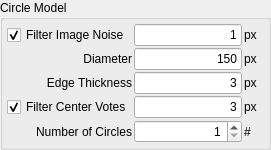
         <widget class="QGroupBox" name="groupBox_6">
          <property name="title">
           <string>Circle Model</string>
          </property>
          <layout class="QGridLayout" name="gridLayout_4" rowstretch="0,0,0,0,0,0,0,0" columnstretch="0,0,0">
           <property name="leftMargin">
            <number>4</number>
           </property>
           <property name="topMargin">
            <number>4</number>
           </property>
           <property name="rightMargin">
            <number>4</number>
           </property>
           <property name="bottomMargin">
            <number>4</number>
           </property>
           <property name="spacing">
            <number>2</number>
           </property>
           <item row="1" column="0">
            <widget class="QCheckBox" name="mCircleModelGaussianFilterCheckBox">
             <property name="text">
              <string>Filter Image Noise</string>
             </property>
             <property name="checked">
              <bool>true</bool>
             </property>
            </widget>
           </item>
           <item row="1" column="1">
            <widget class="QLineEdit" name="mCircleModelGaussianFilterWidthLineEdit">
             <property name="sizePolicy">
              <sizepolicy hsizetype="Preferred" vsizetype="Fixed">
               <horstretch>0</horstretch>
               <verstretch>0</verstretch>
              </sizepolicy>
             </property>
             <property name="text">
              <string>1</string>
             </property>
             <property name="alignment">
              <set>Qt::AlignRight|Qt::AlignTrailing|Qt::AlignVCenter</set>
             </property>
            </widget>
           </item>
           <item row="3" column="0">
            <widget class="QLabel" name="label_24">
             <property name="sizePolicy">
              <sizepolicy hsizetype="Preferred" vsizetype="Preferred">
               <horstretch>0</horstretch>
               <verstretch>0</verstretch>
              </sizepolicy>
             </property>
             <property name="minimumSize">
              <size>
               <width>100</width>
               <height>0</height>
              </size>
             </property>
             <property name="text">
              <string>Edge Thickness</string>
             </property>
             <property name="alignment">
              <set>Qt::AlignRight|Qt::AlignTrailing|Qt::AlignVCenter</set>
             </property>
             <property name="buddy">
              <cstring>mCircleModelLineThicknessLineEdit</cstring>
             </property>
            </widget>
           </item>
           <item row="3" column="1">
            <widget class="QLineEdit" name="mCircleModelLineThicknessLineEdit">
             <property name="sizePolicy">
              <sizepolicy hsizetype="Preferred" vsizetype="Fixed">
               <horstretch>0</horstretch>
               <verstretch>0</verstretch>
              </sizepolicy>
             </property>
             <property name="text">
              <string>3</string>
             </property>
             <property name="alignment">
              <set>Qt::AlignRight|Qt::AlignTrailing|Qt::AlignVCenter</set>
             </property>
            </widget>
           </item>
           <item row="3" column="2">
            <widget class="QLabel" name="label_25">
             <property name="sizePolicy">
              <sizepolicy hsizetype="Preferred" vsizetype="Preferred">
               <horstretch>0</horstretch>
               <verstretch>0</verstretch>
              </sizepolicy>
             </property>
             <property name="minimumSize">
              <size>
               <width>20</width>
               <height>0</height>
              </size>
             </property>
             <property name="maximumSize">
              <size>
               <width>20</width>
               <height>16777215</height>
              </size>
             </property>
             <property name="text">
              <string>px</string>
             </property>
             <property name="buddy">
              <cstring>mCircleModelLineThicknessLineEdit</cstring>
             </property>
            </widget>
           </item>
           <item row="6" column="0">
            <widget class="QCheckBox" name="mCircleModelCenterVotesFilterCheckBox">
             <property name="text">
              <string>Filter Center Votes</string>
             </property>
             <property name="checked">
              <bool>true</bool>
             </property>
            </widget>
           </item>
           <item row="2" column="1">
            <widget class="QLineEdit" name="mCircleModelDiameterLineEdit">
             <property name="sizePolicy">
              <sizepolicy hsizetype="Preferred" vsizetype="Fixed">
               <horstretch>0</horstretch>
               <verstretch>0</verstretch>
              </sizepolicy>
             </property>
             <property name="text">
              <string>150</string>
             </property>
             <property name="alignment">
              <set>Qt::AlignRight|Qt::AlignTrailing|Qt::AlignVCenter</set>
             </property>
            </widget>
           </item>
           <item row="1" column="2">
            <widget class="QLabel" name="label_29">
             <property name="sizePolicy">
              <sizepolicy hsizetype="Preferred" vsizetype="Preferred">
               <horstretch>0</horstretch>
               <verstretch>0</verstretch>
              </sizepolicy>
             </property>
             <property name="minimumSize">
              <size>
               <width>20</width>
               <height>0</height>
              </size>
             </property>
             <property name="maximumSize">
              <size>
               <width>20</width>
               <height>16777215</height>
              </size>
             </property>
             <property name="text">
              <string>px</string>
             </property>
             <property name="buddy">
              <cstring>mCircleModelLineThicknessLineEdit</cstring>
             </property>
            </widget>
           </item>
           <item row="7" column="0">
            <widget class="QLabel" name="label_13">
             <property name="sizePolicy">
              <sizepolicy hsizetype="Preferred" vsizetype="Preferred">
               <horstretch>0</horstretch>
               <verstretch>0</verstretch>
              </sizepolicy>
             </property>
             <property name="minimumSize">
              <size>
               <width>100</width>
               <height>0</height>
              </size>
             </property>
             <property name="text">
              <string>Number of Circles</string>
             </property>
             <property name="alignment">
              <set>Qt::AlignRight|Qt::AlignTrailing|Qt::AlignVCenter</set>
             </property>
             <property name="buddy">
              <cstring>mCameraBitDepthSpinBox</cstring>
             </property>
            </widget>
           </item>
           <item row="2" column="0">
            <widget class="QLabel" name="label_31">
             <property name="sizePolicy">
              <sizepolicy hsizetype="Preferred" vsizetype="Preferred">
               <horstretch>0</horstretch>
               <verstretch>0</verstretch>
              </sizepolicy>
             </property>
             <property name="minimumSize">
              <size>
               <width>100</width>
               <height>0</height>
              </size>
             </property>
             <property name="text">
              <string>Diameter</string>
             </property>
             <property name="alignment">
              <set>Qt::AlignRight|Qt::AlignTrailing|Qt::AlignVCenter</set>
             </property>
             <property name="buddy">
              <cstring>mCircleModelLineThicknessLineEdit</cstring>
             </property>
            </widget>
           </item>
           <item row="6" column="2">
            <widget class="QLabel" name="label_32">
             <property name="sizePolicy">
              <sizepolicy hsizetype="Preferred" vsizetype="Preferred">
               <horstretch>0</horstretch>
               <verstretch>0</verstretch>
              </sizepolicy>
             </property>
             <property name="minimumSize">
              <size>
               <width>20</width>
               <height>0</height>
              </size>
             </property>
             <property name="maximumSize">
              <size>
               <width>20</width>
               <height>16777215</height>
              </size>
             </property>
             <property name="text">
              <string>px</string>
             </property>
             <property name="buddy">
              <cstring>mCircleModelLineThicknessLineEdit</cstring>
             </property>
            </widget>
           </item>
           <item row="6" column="1">
            <widget class="QLineEdit" name="mCircleModelCenterVotesFilterWidthLineEdit">
             <property name="sizePolicy">
              <sizepolicy hsizetype="Preferred" vsizetype="Fixed">
               <horstretch>0</horstretch>
               <verstretch>0</verstretch>
              </sizepolicy>
             </property>
             <property name="text">
              <string>3</string>
             </property>
             <property name="alignment">
              <set>Qt::AlignRight|Qt::AlignTrailing|Qt::AlignVCenter</set>
             </property>
            </widget>
           </item>
           <item row="2" column="2">
            <widget class="QLabel" name="label_30">
             <property name="sizePolicy">
              <sizepolicy hsizetype="Preferred" vsizetype="Preferred">
               <horstretch>0</horstretch>
               <verstretch>0</verstretch>
              </sizepolicy>
             </property>
             <property name="minimumSize">
              <size>
               <width>20</width>
               <height>0</height>
              </size>
             </property>
             <property name="maximumSize">
              <size>
               <width>20</width>
               <height>16777215</height>
              </size>
             </property>
             <property name="text">
              <string>px</string>
             </property>
             <property name="buddy">
              <cstring>mCircleModelLineThicknessLineEdit</cstring>
             </property>
            </widget>
           </item>
           <item row="7" column="1">
            <widget class="QSpinBox" name="mCircleModelNumberOfCirclesSpinBox">
             <property name="sizePolicy">
              <sizepolicy hsizetype="Preferred" vsizetype="Fixed">
               <horstretch>0</horstretch>
               <verstretch>0</verstretch>
              </sizepolicy>
             </property>
             <property name="alignment">
              <set>Qt::AlignRight|Qt::AlignTrailing|Qt::AlignVCenter</set>
             </property>
             <property name="suffix">
              <string/>
             </property>
             <property name="minimum">
              <number>1</number>
             </property>
             <property name="maximum">
              <number>1000</number>
             </property>
             <property name="value">
              <number>1</number>
             </property>
            </widget>
           </item>
           <item row="7" column="2">
            <widget class="QLabel" name="label_14">
             <property name="sizePolicy">
              <sizepolicy hsizetype="Preferred" vsizetype="Preferred">
               <horstretch>0</horstretch>
               <verstretch>0</verstretch>
              </sizepolicy>
             </property>
             <property name="minimumSize">
              <size>
               <width>20</width>
               <height>0</height>
              </size>
             </property>
             <property name="maximumSize">
              <size>
               <width>20</width>
               <height>16777215</height>
              </size>
             </property>
             <property name="text">
              <string>#</string>
             </property>
             <property name="buddy">
              <cstring>mCameraBitDepthSpinBox</cstring>
             </property>
            </widget>
           </item>
          </layout>
         </widget>
